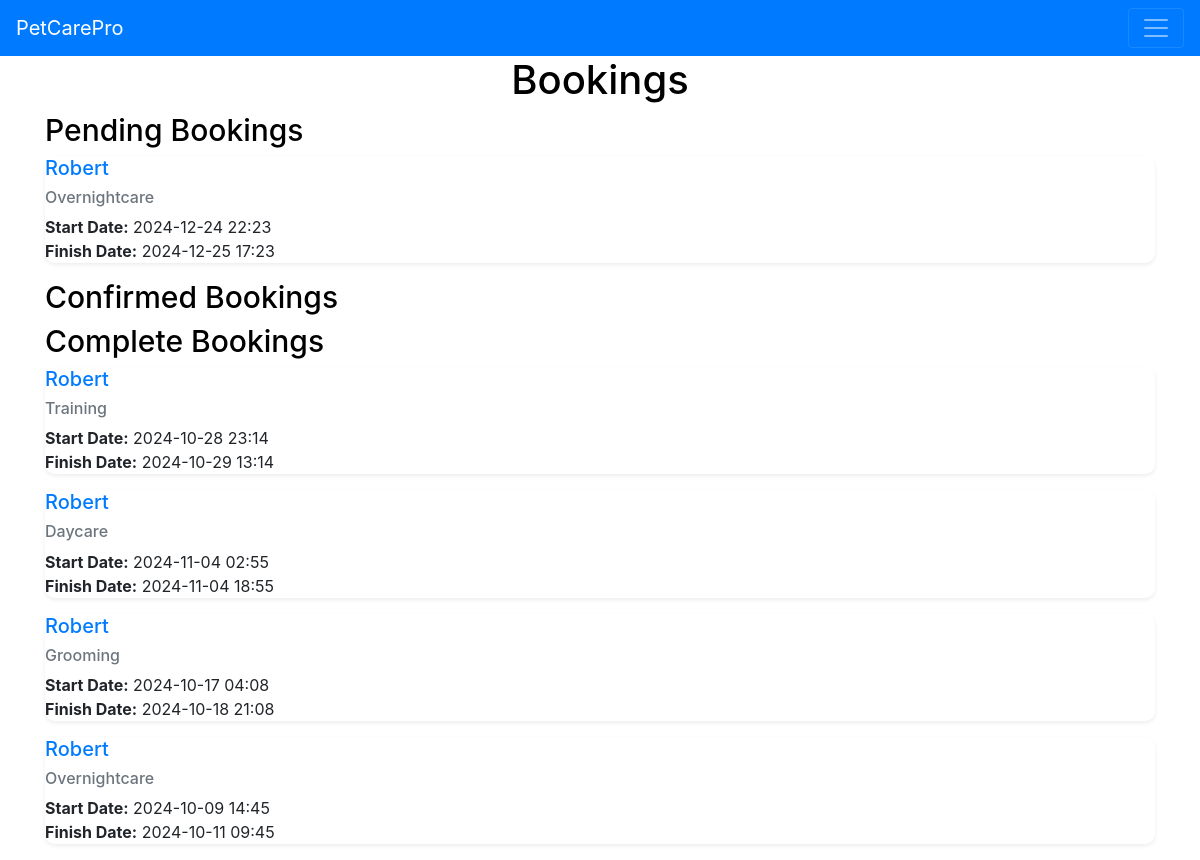
The page /managebookings/2 (signed in) on the database its author committed.
### app/models.py (models this page shows)
class Booking(db.Model):
    __tablename__ = "bookings"
    id = db.Column(db.Integer, primary_key=True, autoincrement=True)
    pet_id = db.Column(db.Integer, db.ForeignKey('pets.id'))
    provider_id = db.Column(db.Integer, db.ForeignKey('provider_profiles.id'))
    service = db.Column(db.String(1000))
    date_start = db.Column(db.DateTime)
    date_finish = db.Column(db.DateTime)
    status = db.Column(db.String(20))
    provider = db.relationship('ProviderProfile', backref='bookings')

class Pet(db.Model):
    __tablename__ = "pets"
    id = db.Column(db.Integer, primary_key=True, autoincrement=True)
    name = db.Column(db.String(50), index=True)
    species = db.Column(db.String(50))
    breed = db.Column(db.String(50))
    owner_id = db.Column(db.Integer, db.ForeignKey('users.id'))
    bookings = db.relationship('Booking', backref='pet', lazy='dynamic')

### app/views.py (the view)
@app.route('/managebookings/<pet_id>',methods=['GET','POST'])
@login_required
def ManageBookings(pet_id):
    pending = models.Booking.query.filter_by(pet_id = pet_id,status="Pending")
    confirmed = models.Booking.query.filter_by(pet_id = pet_id,status="Confirmed")
    complete = models.Booking.query.filter_by(pet_id = pet_id,status="Completed")
    return render_template('ManageBookings.html',
                           title='Manage Bookings',
                           header='Bookings',
                           subheader1 = "Pending Bookings",
                           subheader2 = "Confirmed Bookings",
                           subheader3 = "Complete Bookings",
                           pending=pending,
                           confirmed=confirmed,
                           complete=complete)

### app/models.py (called while the page is built)
@login_manager.user_loader
def load_user(id):
    return db.session.get(User, int(id))

### app/templates/ManageBookings.html (shortened to what this page needs)
{% extends "PageLayout.html" %}
{% block content %}
<header>
  {% if header%}
  <h1>{{header }}</h1>
  {% else %}
  <h1> No header specified</h1>
  {% endif %}
</header>
<div class="container">
  <div class="row g-2 ">
    <div class="col">
      {% if subheader1%}
      <h1>{{subheader1 }}</h1>
      {% endif %}
    </div>
  </div>
  {%for p in pending%}
  <div class="row g-2 ">
      <div class="col">
        <div class="info shadow-sm border-light">
          <div class="info-body">
            <h5 class="info-title text-primary">{{ p.pet.name }}</h5>
            <h6 class="info-subtitle mb-2 text-muted">{{ p.service }}</h6>
            <p class="info-text"><strong>Start Date:</strong> {{ p.date_start.strftime('%Y-%m-%d %H:%M') }}<br><strong>Finish Date:</strong> {{ p.date_finish.strftime('%Y-%m-%d %H:%M') }}</p>
          </div>
        </div>
      </div>
  </div>
  {%endfor%}
  <div class="row g-2 ">
    <div class="col">
      {% if subheader2%}
      <h1>{{subheader2 }}</h1>
      {% endif %}
    </div>
  </div>
  <div class="row g-2 ">
    <div class="col">
      {% if subheader3%}
      <h1>{{subheader3 }}</h1>
      {% endif %}
    </div>
  </div>
  {%for c in complete%}
  <div class="row g-2 ">
      <div class="col">
        <div class="info shadow-sm border-light">
          <div class="info-body">
            <h5 class="info-title text-primary">{{ c.pet.name }}</h5>
            <h6 class="info-subtitle mb-2 text-muted">{{ c.service }}</h6>
            <p class="info-text"><strong>Start Date:</strong> {{ c.date_start.strftime('%Y-%m-%d %H:%M') }}<br><strong>Finish Date:</strong> {{ c.date_finish.strftime('%Y-%m-%d %H:%M') }}</p>
          </div>
        </div>
      </div>
  </div>
  {%endfor%}
</div>
{% endblock %}

### app/static/stylesheet.css (style rules this page uses)
* { box-sizing: border-box; }
body { background-color: white; }
header { background-color: white; text-align: center; font-size: 50px; color: black; }
.col h1 { color: black; font-size: 30px; padding:0; }
.container { margin-left: "0"; }
.info { border-radius: 10px; }
.info-title { font-size: 1.25rem; }
.info-subtitle { font-size: 1rem; }
.info-text { font-size: 1rem; }

### rows shown on the page
Booking: pet.name "Robert", service "Overnightcare", date_start "2024-12-24 22:23", date_finish "2024-12-25 17:23"
Booking: pet.name "Robert", service "Training", date_start "2024-10-28 23:14", date_finish "2024-10-29 13:14"
Booking: pet.name "Robert", service "Daycare", date_start "2024-11-04 02:55", date_finish "2024-11-04 18:55"
Booking: pet.name "Robert", service "Grooming", date_start "2024-10-17 04:08", date_finish "2024-10-18 21:08"
Booking: pet.name "Robert", service "Overnightcare", date_start "2024-10-09 14:45", date_finish "2024-10-11 09:45"

### other values the page prints
{{ header }} "Bookings"
{{ subheader1 }} "Pending Bookings"
{{ subheader2 }} "Confirmed Bookings"
{{ subheader3 }} "Complete Bookings"
